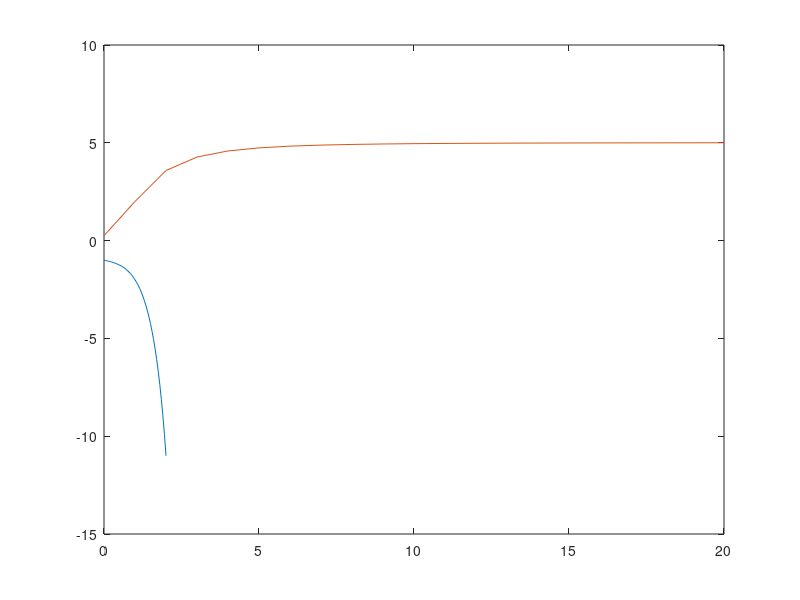

Write MATLAB code to recreate this figure.
%Task 8
%4.2.1 109

%a
funcA = @(x)(3 + x^3)/(x - 3);
a = 0:0.05:2;
b = arrayfun(funcA, a);

%b
funcB = @(x)((10 * x^2) + x + 1) / ((2 * x^2) + 4);
x = 0:1:20;
y = arrayfun(funcB, x);

%plot both
plot(a, b, x, y);